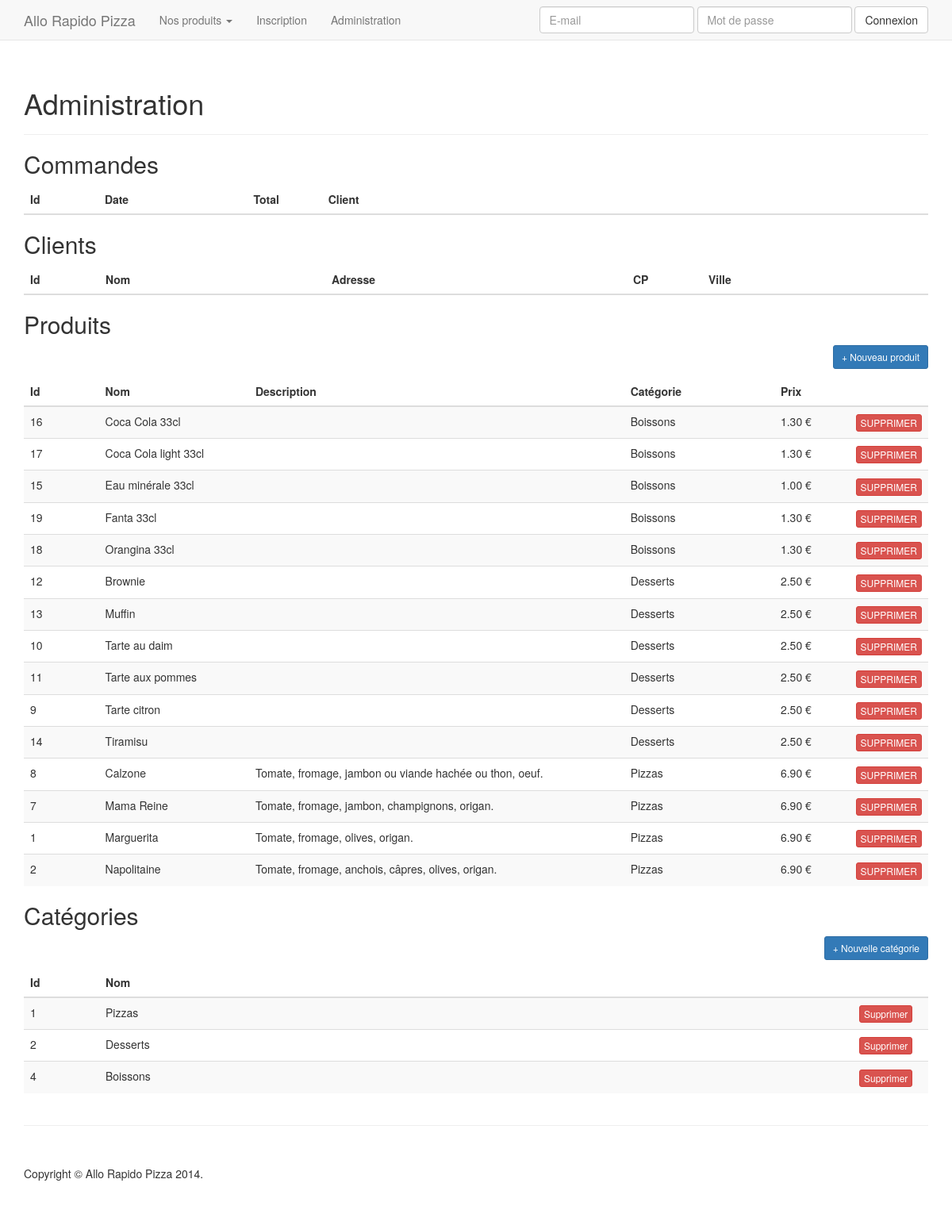
Page /index.php?menu=administration on the committed database.
### tables this page shows
CREATE TABLE IF NOT EXISTS `products` (
`productId` int(11) NOT NULL,
  `productName` varchar(255) NOT NULL,
  `productDescription` text NOT NULL,
  `productPrice` float(5,2) NOT NULL,
  `categoryId` int(11) DEFAULT NULL
);

CREATE TABLE IF NOT EXISTS `categories` (
`categoryId` int(11) NOT NULL,
  `categoryName` varchar(255) NOT NULL
);

### index.php (called while the page is built, shortened)
<?php
require_once 'dbconnect.php';
require_once 'library/Model.class.php';
require_once 'library/SQLQueryManager.class.php';
require_once 'model/ProductModel.class.php';
require_once 'routing.php';
require_once 'controller/controller.php';
require_once 'view/top.phtml';
require_once 'view/' . $menu . '.phtml';
require_once 'view/bottom.phtml';

### library/Model.class.php (called while the page is built, shortened)
<?php
abstract class Model
{
  protected $SQLQueryManager;
  public function __construct($PDO)
	{
        $SQLQueryManager = new SQLQueryManager($PDO);
	}
  protected function setSQLQueryManager(SQLQueryManager $SQLQueryManager)
  {
    $this->SQLQueryManager = $SQLQueryManager;
  }
  public function listAll()
  {
    return $this->SQLQueryManager->select($this->table);
  }
}

### controller/controller.php (called while the page is built, shortened)
<?php
$categoryModel = new CategoryModel($PDO);
$categoriesList = $categoryModel->listAll();
if ($menu === 'administration')
{
    $productModel = new ProductModel($PDO);
    $productsList = $productModel->listAll();
}

### model/ProductModel.class.php (called while the page is built, shortened)
<?php
class ProductModel extends Model
{
    protected $table = 'products';
    public function listAll($categoryId = null)
    {
        if (!is_null($categoryId))
        {
            $whereArray = [
                'categoryId' => $categoryId
            ];
            return $this->SQLQueryManager->select($this->table, $whereArray);
        }
        else
        {
            $query = "SELECT *
                FROM products AS p, categories AS c
                WHERE p.categoryId = c.categoryId
                ORDER BY c.categoryName, p.productName";
            return $this->SQLQueryManager->query($query, [], true);
        }
    }
}

### library/SQLQueryManager.class.php (called while the page is built, shortened)
<?php
class SQLQueryManager
{
  private $PDO;
  protected function setPDO(PDO $PDO)
  {
    $this->PDO = $PDO;
  }
  public function select($table, $whereArray = [], $orderBy = null, $limit = null, $offset = 0)
  {
    $query = "SELECT * FROM " . $table;
    $boundValues = [];
    $statement = $this->PDO->prepare($query);
    $statement->execute($boundValues);
    return $statement->fetchAll();
  }
  public function query($query, $boundValues, $returnResults = false)
  {
    $statement = $this->PDO->prepare($query);
    $statement->execute($boundValues);
    if ($returnResults)
    {
      return $statement->fetchAll();
    }
  }
}

### view/administration.phtml (the view, shortened to what this page needs)
<div class="page-header">
  <h1>Administration</h1>
</div>
<h2>Commandes</h2>
<table class="table table-striped table-hover">
  <thead>
    <tr>
      <th class="col-md-1">Id</th>
      <th class="col-md-2">Date</th>
      <th class="col-md-1">Total</th>
      <th class="col-md-8">Client</th>
      <th class="col-md-1"></th>
    </tr>
  </thead>
</table>
<h2>Clients</h2>
<table class="table table-striped table-hover">
  <thead>
    <tr>
      <th class="col-md-1">Id</th>
      <th class="col-md-3">Nom</th>
      <th class="col-md-4">Adresse</th>
      <th class="col-md-1">CP</th>
      <th class="col-md-2">Ville</th>
      <th class="col-md-1"></th>
    </tr>
  </thead>
</table>
<h2>Produits</h2>
<p class="text-right">
  <button id="productAddButton" type="button" class="btn btn-primary btn-sm">+ Nouveau produit</button>
</p>
<table class="table table-striped table-hover">
  <thead>
    <tr>
      <th class="col-md-1">Id</th>
      <th class="col-md-2">Nom</th>
      <th class="col-md-5">Description</th>
      <th class="col-md-2">Catégorie</th>
      <th class="col-md-1">Prix</th>
      <th class="col-md-1"></th>
    </tr>
  </thead>
  <tbody>
    <?php foreach($productsList as $product): ?>
      <tr>
        <td><?= $product['productId'] ?></td>
        <td><?= $product['productName'] ?></td>
        <td><?= $product['productDescription'] ?></td>
        <td><?= $product['categoryName'] ?></td>
        <td><?= number_format($product['productPrice'], 2) ?> €</td>
        <td><a href="index.php?menu=administration&amp;productId=<?= $product['productId'] ?>&amp;action=productDelete" type="button" class="btn btn-danger btn-xs">SUPPRIMER</a></td>
      </tr>
    <?php endforeach ?>
  </tbody>
</table>
<h2>Catégories</h2>
<p class="text-right">
  <button id="categoryAddButton" type="button" class="btn btn-primary btn-sm">+ Nouvelle catégorie</button>
</p>
<table class="table table-striped table-hover">
  <thead>
    <tr>
      <th class="col-md-1">Id</th>
      <th class="col-md-10">Nom</th>
      <th class="col-md-1"></th>
    </tr>
  </thead>
  <tbody>
    <?php foreach($categoriesList as $category): ?>
      <tr>
        <td><?= $category['categoryId'] ?></td>
        <td><?= $category['categoryName'] ?></td>
        <td><a href="index.php?menu=administration&amp;categoryId=<?= $category['categoryId'] ?>&amp;action=categoryDelete" type="button" class="btn btn-danger btn-xs">Supprimer</a></td>
      </tr>
    <?php endforeach ?>
  </tbody>
</table>

### view/css/main.css (style rules this page uses)
body { padding-top: 70px; }

### rows in the picture
products: productId "16", productName "Coca Cola 33cl", categoryId.categoryName "Boissons", productPrice "1.30"
products: productId "17", productName "Coca Cola light 33cl", categoryId.categoryName "Boissons", productPrice "1.30"
products: productId "15", productName "Eau minérale 33cl", categoryId.categoryName "Boissons", productPrice "1.00"
products: productId "19", productName "Fanta 33cl", categoryId.categoryName "Boissons", productPrice "1.30"
products: productId "18", productName "Orangina 33cl", categoryId.categoryName "Boissons", productPrice "1.30"
products: productId "12", productName "Brownie", categoryId.categoryName "Desserts", productPrice "2.50"
products: productId "13", productName "Muffin", categoryId.categoryName "Desserts", productPrice "2.50"
products: productId "10", productName "Tarte au daim", categoryId.categoryName "Desserts", productPrice "2.50"
products: productId "11", productName "Tarte aux pommes", categoryId.categoryName "Desserts", productPrice "2.50"
products: productId "9", productName "Tarte citron", categoryId.categoryName "Desserts", productPrice "2.50"
products: productId "14", productName "Tiramisu", categoryId.categoryName "Desserts", productPrice "2.50"
products: productId "8", productName "Calzone", productDescription "Tomate, fromage, jambon ou viande hachée ou thon, oeuf.", categoryId.categoryName "Pizzas", productPrice "6.90"
products: productId "7", productName "Mama Reine", productDescription "Tomate, fromage, jambon, champignons, origan.", categoryId.categoryName "Pizzas", productPrice "6.90"
products: productId "1", productName "Marguerita", productDescription "Tomate, fromage, olives, origan.", categoryId.categoryName "Pizzas", productPrice "6.90"
products: productId "2", productName "Napolitaine", productDescription "Tomate, fromage, anchois, câpres, olives, origan.", categoryId.categoryName "Pizzas", productPrice "6.90"
categories: categoryId "1", categoryName "Pizzas"
categories: categoryId "2", categoryName "Desserts"
categories: categoryId "4", categoryName "Boissons"
